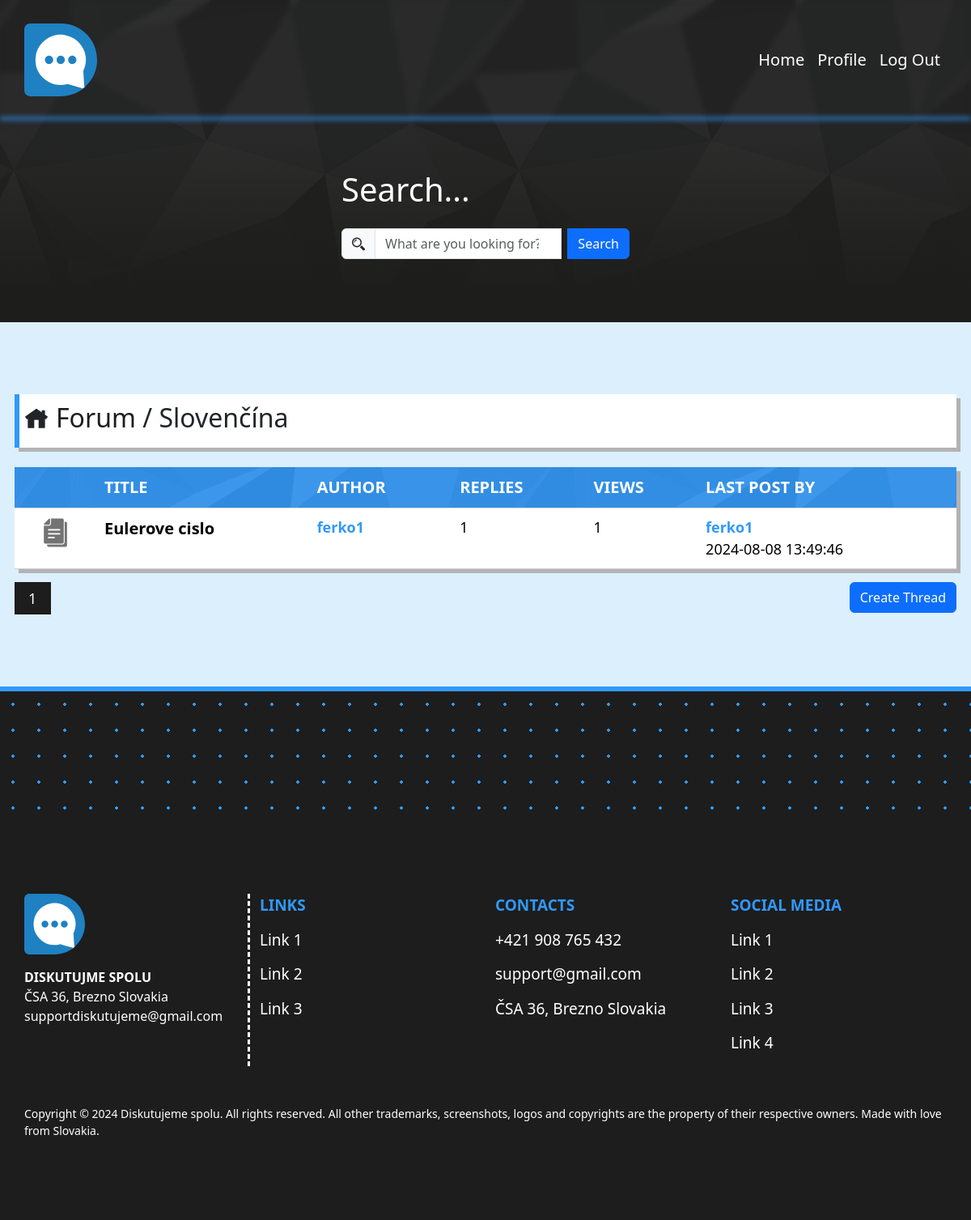
The app's page /category.php?catname=Slovenčína&id=6&page=1 (signed in) with its own data.
### tables this page shows
CREATE TABLE `thread` (
  `id` int(11) NOT NULL,
  `name` varchar(64) NOT NULL,
  `author_id` int(11) NOT NULL,
  `category` int(11) NOT NULL,
  `views` int(11) NOT NULL
);

CREATE TABLE `users` (
  `id` int(11) NOT NULL,
  `username` varchar(16) NOT NULL,
  `email` varchar(128) NOT NULL,
  `password` text NOT NULL,
  `joined` timestamp NOT NULL DEFAULT current_timestamp(),
  `status` enum('user','admin') NOT NULL DEFAULT 'user'
);

CREATE TABLE `post` (
  `id` int(11) NOT NULL,
  `message` varchar(1024) NOT NULL,
  `author` int(11) NOT NULL,
  `date` timestamp NULL DEFAULT current_timestamp(),
  `thread` int(11) NOT NULL
);

### category.php (the view, shortened to what this page needs)
<?php
include("head.php");
include("header.php");?>
<section id="last-posts-section" class="col-12 py-5 px-0">
	<div class="heading">
		<h2><i class="icofont-home me-2"></i><a href="index.php">Forum</a> / <?php echo $_GET["catname"];?></h2>
	</div>
	<table class="mt-4 table table-striped">
		<tr>
		  	<th></th>
		    <th>Title</th>
		    <th class="d-none d-md-table-cell d-lg-table-cell">Author</th>
		    <th class="d-none d-md-table-cell d-lg-table-cell">Replies</th>
		    <th class="d-none d-md-table-cell d-lg-table-cell">Views</th>
			<th>Last Post By</th>
		</tr>
	    <?php
	    	$dat = new database;
	    	$row = $dat->select_sql_query("thread", ["*"], ["category = ".$_GET["id"]], ["id DESC"], $_GET["page"], 5);
	    	for ($i=0; $i < count($row) ; $i++) {
	    		echo "<tr>";
				echo "<td class='text-center'><i class='icofont-papers'></i></td>";
	    		echo "<td><a href='thread.php?catname=".$_GET["catname"]."&catid=".$_GET["id"]."&threadname=".$row[$i]["name"]."&id=".$row[$i]["id"]."&page=1' class='category-name'>".$row[$i]["name"]."</a></td>";
				$author = $dat->select_sql_query("users", ["username"], ["id =". $row[0]["author_id"]]);
				echo "<td class='d-none d-md-table-cell d-lg-table-cell'><a class='author-name' href='profile.php?name=".$author[0]["username"]."'>".$author[0]["username"]."</a></td>";
				$post_count = $dat->count_sql_query("post", ["id"], ["thread = ".$row[$i]['id']]);
				echo "<td class='d-none d-md-table-cell d-lg-table-cell'>".$post_count."</i></td>";
				echo "<td class='d-none d-md-table-cell d-lg-table-cell'>".$row[$i]["views"]."</i></td>";
				$post_author = $dat->order_sql_query("post", ["author", "date"], ["thread = ".$row[$i]['id']], "id", "DESC", 1);
				if(!empty($post_author)) {
					$author = $dat->select_sql_query("users", ["username"], ["id =". $post_author[0]["author"]]);
					echo "<td><a class='author-name' href='profile.php?name=".$author[0]["username"]."'>".$author[0]["username"]."</a>".$post_author[0]["date"]."</td>";
				} else {
					echo "<td><p>No last post</p></td>";
				}
	    		echo "</tr>";
	    	}
	    ?>
	</table>
	<div class="pages">
		<div class="row g-0 justify-content-between">
			<div class="col-3 row">
			</div>
			<div class="col-3 text-end">
				<a href="<?php echo 'create_thread.php?catname='.$_GET["catname"].'&id='.$_GET["id"]?>" class="btn btn-primary">Create Thread</a>
			</div>
		</div>
	</div>
</section>
<?php include("footer.php");?>

### myCss/basic.css (style rules this page uses)
:root { --blue: #3099FA; --grey: #737373; --lightblue: #DCEFFC; --black: #1d1d1d; }
a { text-decoration: none; }
body { background: var(--lightblue); }
* { margin: 0; padding: 0; box-sizing: border-box; }

### myCss/index.css (style rules this page uses)
#last-posts-section table { box-shadow:5px 5px #b3b3b3; }
#last-posts-section th { background: var(--blue) url("../img/background.png") fixed; text-transform: uppercase; font-size: 20px; padding: 10px 10px; color: white; }
#last-posts-section tr { border-bottom: 1px solid lightgrey; }
#last-posts-section td { font-size: 18px; padding: 10px 10px; background: white; }
.heading { padding: 10px 5px; background: white; box-shadow:5px 5px #b3b3b3; border-left: 6px solid var(--blue); }
.heading h2 a { margin: 0; color: var(--black); }
.icofont-lock, .icofont-chat, .icofont-papers { font-size: 40px; color: var(--grey) }
.category-name { margin: 0; font-size: 20px; font-weight: bold; color: black; }
.author-name { margin: 0; font-size: 18px; font-weight: bold; color: var(--blue); display: block; }

### records on screen
thread: name "Eulerove cislo", views "1"
users: username "ferko1"
post: date "2024-08-08 13:49:46"

### other values on screen
$_GET["catname"] "Slovenčína"
$post_count "1"
